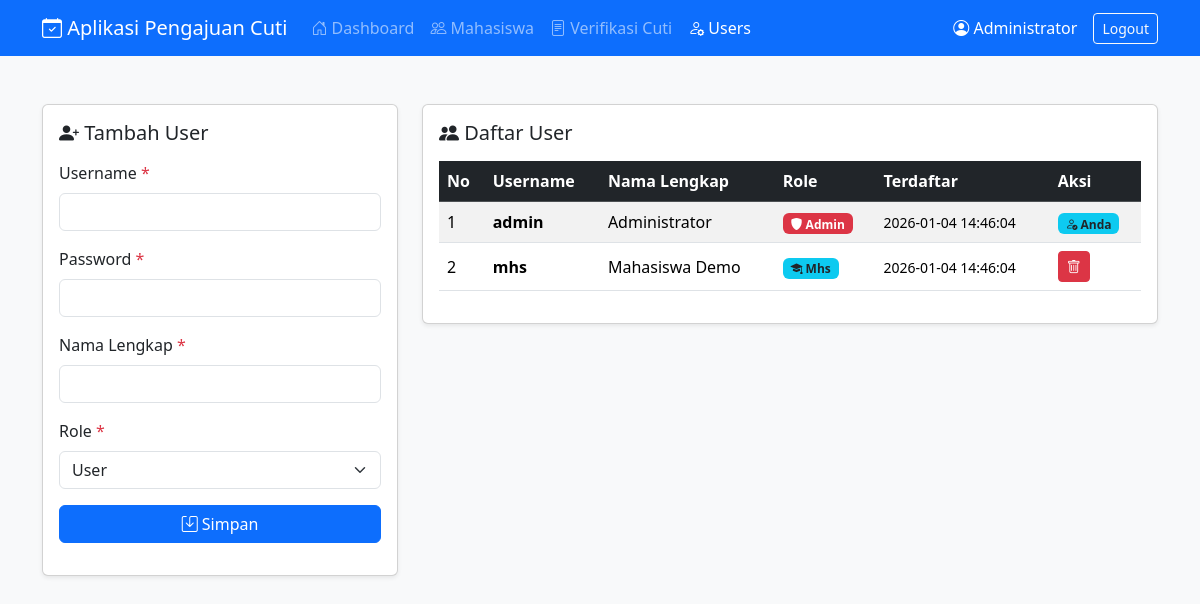
/users.php (signed in), run on the app's committed database.
### tables this page shows
CREATE TABLE IF NOT EXISTS `users` (
  `id` INT(11) NOT NULL AUTO_INCREMENT,
  `username` VARCHAR(50) NOT NULL UNIQUE,
  `password` VARCHAR(255) NOT NULL,
  `namalengkap` VARCHAR(100) NOT NULL,
  `role` ENUM('admin', 'user', 'mahasiswa', 'dosen') NOT NULL DEFAULT 'user',
  `nim` VARCHAR(20) NULL,
  `created_at` TIMESTAMP NOT NULL DEFAULT CURRENT_TIMESTAMP,
  PRIMARY KEY (`id`),
  UNIQUE KEY `idx_nim_unique` (`nim`),
  INDEX `idx_username` (`username`)
);

### users.php (the view, shortened to what this page needs)
<?php
require_once __DIR__ . '/db.php';
function e(string $s): string
{
  return htmlspecialchars($s, ENT_QUOTES | ENT_SUBSTITUTE, 'UTF-8');
}
$user_id = (int) $_SESSION['user_id'];
$namalengkap = (string) ($_SESSION['namalengkap'] ?? '');
$user_role = (string) ($_SESSION['role'] ?? 'user');
$users_list = [];
if ($user_role === 'mahasiswa') {
  $stmt = $pdo->prepare('SELECT id, username, namalengkap, role, nim, created_at FROM users WHERE id = ?');
  $stmt->execute([$user_id]);
  $users_list = $stmt->fetchAll();
} else {
  $stmt = $pdo->prepare('SELECT id, username, namalengkap, role, nim, created_at FROM users ORDER BY created_at DESC');
  $stmt->execute();
  $users_list = $stmt->fetchAll();
}
?>
<!doctype html>
<html lang="id">
<head>
  <link href="https://cdn.jsdelivr.net/npm/bootstrap@5.3.2/dist/css/bootstrap.min.css" rel="stylesheet">
  <link href="https://cdn.jsdelivr.net/npm/bootstrap-icons@1.11.1/font/bootstrap-icons.css" rel="stylesheet">
</head>
<body class="bg-light">
  <nav class="navbar navbar-expand-lg navbar-dark bg-primary mb-4">
    <div class="container">
      <a class="navbar-brand" href="dashboard.php"><i class="bi bi-calendar-check"></i> Aplikasi Pengajuan Cuti</a>
      <div class="collapse navbar-collapse" id="navbarNav">
        <ul class="navbar-nav me-auto">
          <?php if ($user_role === 'mahasiswa'): ?>
            <li class="nav-item">
              <a class="nav-link" href="mahasiswa_dashboard.php"><i class="bi bi-house-door"></i> Dashboard</a>
            </li>
          <?php else: ?>
            <li class="nav-item">
              <a class="nav-link" href="dashboard.php"><i class="bi bi-house-door"></i> Dashboard</a>
            </li>
            <li class="nav-item">
              <a class="nav-link" href="admin_mahasiswa.php"><i class="bi bi-people"></i> Mahasiswa</a>
            </li>
            <li class="nav-item">
              <a class="nav-link" href="admin_pengajuan.php"><i class="bi bi-file-text"></i> Verifikasi Cuti</a>
            </li>
            <li class="nav-item">
              <a class="nav-link active" href="users.php"><i class="bi bi-person-gear"></i> Users</a>
            </li>
          <?php endif; ?>
        </ul>
        <div class="d-flex align-items-center text-white">
          <span class="me-3"><i class="bi bi-person-circle"></i> <?php echo e($namalengkap); ?></span>
          <a href="logout.php" class="btn btn-outline-light btn-sm">Logout</a>
        </div>
      </div>
    </div>
  </nav>
  <div class="container py-4">
    <div class="row">
      <?php if ($user_role !== 'mahasiswa'): ?>
        <div class="col-lg-4 mb-4">
          <div class="card shadow-sm">
            <div class="card-body" id="user-form">
              <h5 class="card-title mb-3"><i class="bi bi-person-plus-fill"></i> Tambah User</h5>
              <form hx-post="add_user.php" hx-target="#user-form" hx-swap="outerHTML">
                <div class="mb-3">
                  <label class="form-label">Username <span class="text-danger">*</span></label>
                  <input name="username" class="form-control" required>
                </div>
                <div class="mb-3">
                  <label class="form-label">Password <span class="text-danger">*</span></label>
                  <input name="password" type="password" class="form-control" required>
                </div>
                <div class="mb-3">
                  <label class="form-label">Nama Lengkap <span class="text-danger">*</span></label>
                  <input name="namalengkap" class="form-control" required>
                </div>
                <div class="mb-3">
                  <div class="mb-3">
                    <label class="form-label">Role <span class="text-danger">*</span></label>
                    <select name="role" class="form-select" required
                      onchange="document.getElementById('add-user-nim').style.display = this.value === 'mahasiswa' ? 'block' : 'none'">
                      <option value="user">User</option>
                    </select>
                  </div>
                  <button class="btn btn-primary w-100"><i class="bi bi-save"></i> Simpan</button>
              </form>
            </div>
          </div>
        </div>
      </div>
    <?php endif; ?>
    <div class="<?= $user_role === 'mahasiswa' ? 'col-12' : 'col-lg-8' ?>">
      <div class="card shadow-sm">
        <div class="card-body">
          <h5 class="card-title mb-3"><i class="bi bi-people-fill"></i> Daftar User</h5>
          <?php if (count($users_list) > 0): ?>
            <div class="table-responsive" id="users-table">
              <table class="table table-striped table-hover align-middle">
                <thead class="table-dark">
                  <tr>
                    <th>No</th>
                    <th>Username</th>
                    <th>Nama Lengkap</th>
                    <th>Role</th>
                    <th>Terdaftar</th>
                    <th>Aksi</th>
                  </tr>
                </thead>
                <tbody>
                  <?php foreach ($users_list as $i => $usr): ?>
                    <tr id="row-user-<?= $usr['id'] ?>">
                      <td><?= $i + 1 ?></td>
                      <td>
                        <strong><?= e($usr['username']) ?></strong>
                      </td>
                      <td><?= e($usr['namalengkap']) ?></td>
                      <td>
                        <?php if ($usr['role'] === 'admin'): ?>
                          <span class="badge bg-danger"><i class="bi bi-shield-fill"></i> Admin</span>
                        <?php elseif ($usr['role'] === 'mahasiswa'): ?>
                          <span class="badge bg-info text-dark"><i class="bi bi-mortarboard-fill"></i> Mhs</span>
                        <?php elseif ($usr['role'] === 'dosen'): ?>
                          <span class="badge bg-warning text-dark"><i class="bi bi-person-workspace"></i> Dosen</span>
                        <?php else: ?>
                          <span class="badge bg-secondary"><i class="bi bi-person"></i> User</span>
                        <?php endif; ?>
                      </td>
                      <td><small><?= e($usr['created_at']) ?></small></td>
                      <td>
                        <?php if ($usr['id'] !== $user_id && $user_role !== 'mahasiswa'): ?>
                          <button class="btn btn-sm btn-danger" hx-post="delete_user.php"
                            hx-vals='{"user_id": "<?= $usr['id'] ?>"}' hx-target="#row-user-<?= $usr['id'] ?>"
                            hx-swap="outerHTML" hx-confirm="Yakin ingin menghapus user <?= e($usr['username']) ?>?">
                            <i class="bi bi-trash"></i>
                          </button>
                        <?php else: ?>
                          <span class="badge bg-info text-dark"><i class="bi bi-person-check"></i>
                            <?= $usr['id'] === $user_id ? 'Anda' : '-' ?></span>
                        <?php endif; ?>
                      </td>
                    </tr>
                  <?php endforeach; ?>
                </tbody>
              </table>
            </div>
          <?php else: ?>
            <div class="alert alert-info">
              <i class="bi bi-info-circle"></i> Belum ada data user.
            </div>
          <?php endif; ?>
        </div>
      </div>
    </div>
  </div>
</body>
</html>

### data on the page
users: username "admin", namalengkap "Administrator", role "admin" (drawn), created_at "2026-01-04 14:46:04", shows "Anda"
users: username "mhs", namalengkap "Mahasiswa Demo", role "mahasiswa" (drawn), created_at "2026-01-04 14:46:04"

### other printed values
$namalengkap "Administrator"
